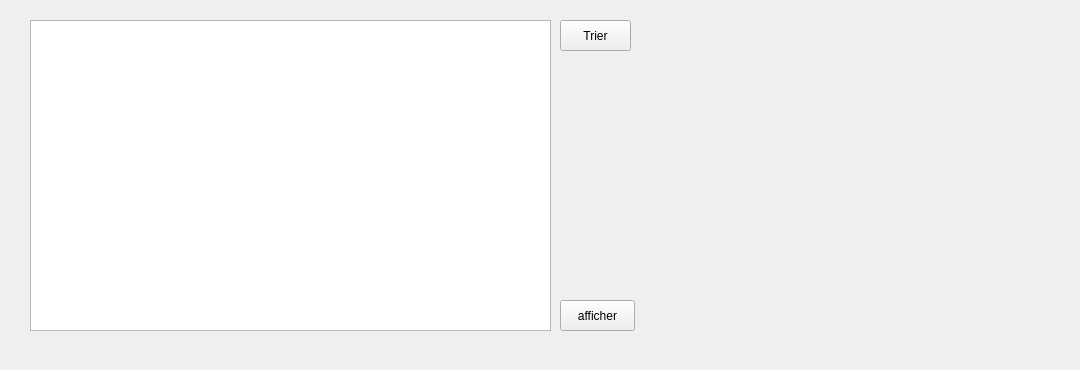
     <widget class="QWidget" name="tab_7">
      <attribute name="icon">
       <iconset>
        <normaloff>../../gestion_fournisseur/A.png</normaloff>../../gestion_fournisseur/A.png</iconset>
      </attribute>
      <attribute name="title">
       <string>Afficher</string>
      </attribute>
      <widget class="QLabel" name="label_57">
       <property name="geometry">
        <rect>
         <x>0</x>
         <y>0</y>
         <width>1071</width>
         <height>361</height>
        </rect>
       </property>
       <property name="text">
        <string/>
       </property>
       <property name="pixmap">
        <pixmap resource="ressources.qrc">:/images/img/imf.jpg</pixmap>
       </property>
      </widget>
      <widget class="QPushButton" name="pushButton_12">
       <property name="geometry">
        <rect>
         <x>450</x>
         <y>50</y>
         <width>61</width>
         <height>22</height>
        </rect>
       </property>
       <property name="text">
        <string>OK</string>
       </property>
      </widget>
      <widget class="QPushButton" name="tri_four">
       <property name="geometry">
        <rect>
         <x>560</x>
         <y>20</y>
         <width>71</width>
         <height>31</height>
        </rect>
       </property>
       <property name="styleSheet">
        <string notr="true">#tri_four{
font: bold, &quot;Arial&quot;;;     background-color: qlineargradient(x1: 0, y1: 0, x2: 0, y2: 1,
                                       stop: 0 #dadbde, stop: 1 #f6f7fa);
}
#tri_four:pressed {
font: bold, &quot;Arial&quot;;;     background-color: qlineargradient(x1: 0, y1: 0, x2: 0, y2: 1,
                                       stop: 0 #dadbde, stop: 1 #fff07b);}</string>
       </property>
       <property name="text">
        <string>Trier</string>
       </property>
       <property name="icon">
        <iconset resource="ressources.qrc">
         <normaloff>:/images/img/sort.png</normaloff>:/images/img/sort.png</iconset>
       </property>
      </widget>
      <widget class="QTableView" name="tableView">
       <property name="geometry">
        <rect>
         <x>30</x>
         <y>20</y>
         <width>521</width>
         <height>311</height>
        </rect>
       </property>
      </widget>
      <widget class="QPushButton" name="afficher_fournisseur">
       <property name="geometry">
        <rect>
         <x>560</x>
         <y>300</y>
         <width>75</width>
         <height>31</height>
        </rect>
       </property>
       <property name="styleSheet">
        <string notr="true">#afficher_fournisseur{
font: bold, &quot;Arial&quot;;;     background-color: qlineargradient(x1: 0, y1: 0, x2: 0, y2: 1,
                                       stop: 0 #dadbde, stop: 1 #f6f7fa);
}
#afficher_fournisseur:pressed {
font: bold, &quot;Arial&quot;;;     background-color: qlineargradient(x1: 0, y1: 0, x2: 0, y2: 1,
                                       stop: 0 #dadbde, stop: 1 #fff07b);}</string>
       </property>
       <property name="text">
        <string>afficher</string>
       </property>
       <property name="icon">
        <iconset resource="ressources.qrc">
         <normaloff>:/images/img/A.png</normaloff>:/images/img/A.png</iconset>
       </property>
      </widget>
     </widget>
